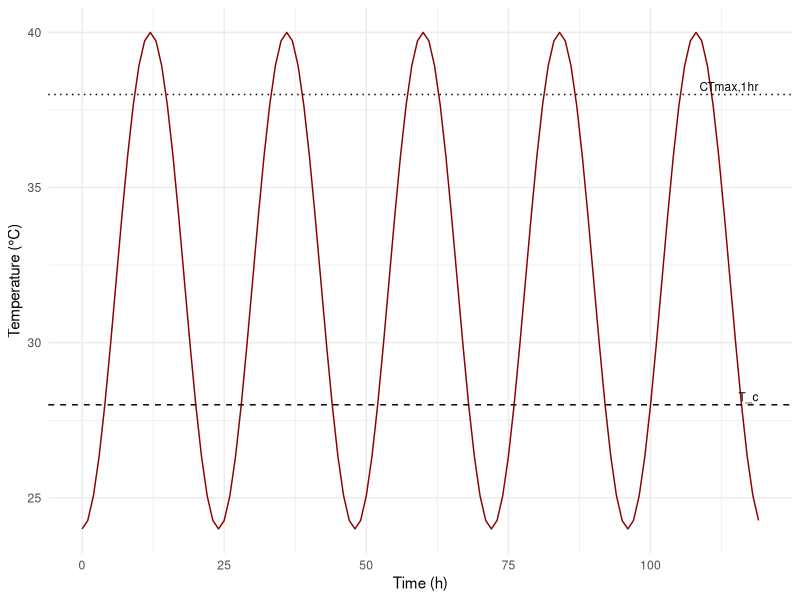
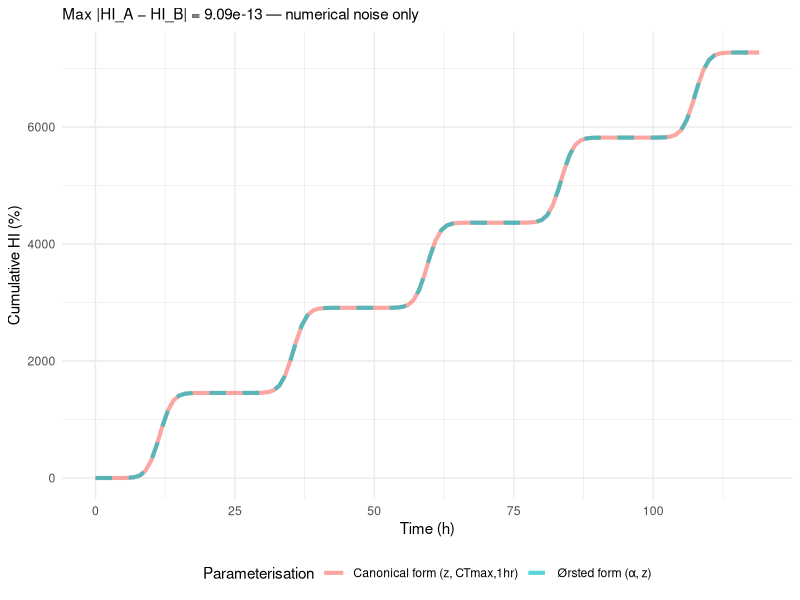
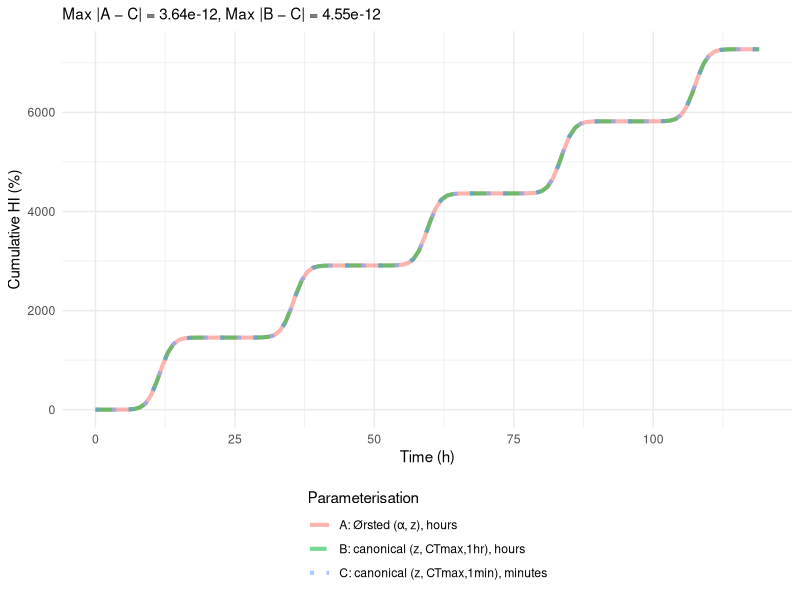

Write the R code that produced these figures, in order.
## ---- chunk 1
#| label: hi-equivalence-setup
#| message: false
#| warning: false

library(ggplot2)
library(dplyr)
library(tidyr)

# --- Synthetic hourly temperature: 5 days, sinusoidal diurnal cycle -----
hours    <- 0:(24 * 5 - 1)
T_series <- 32 + 8 * sin(2 * pi * (hours - 6) / 24)   # range 24–40 °C, peaks at noon

# --- TDT parameters for a hypothetical organism ---------------------------
z         <- 4    # thermal sensitivity (°C per 10-fold change in LT50)
CT_max_1h <- 38   # 1-hour static critical limit (°C)
T_c       <- 28   # critical temperature below which no injury accrues

# --- Form A (Ørsted, α, −1/z), time in hours ----------------------------
# log10(LT50)(T) = α − T/z, with α calibrated so LT50(CT_max_1h) = 1 h:
# 0 = α − CT_max_1h/z  ⇒  α = CT_max_1h/z
alpha_hr <- CT_max_1h / z
rate_A   <- ifelse(T_series > T_c,
                   100 / 10 ^ (alpha_hr - T_series / z),
                   0)
HI_A     <- cumsum(rate_A * 1)     # Δi = 1 h

# --- Form B (canonical, z and CT_max_1h), time in hours -----------------
rate_B <- ifelse(T_series > T_c,
                 100 * 10 ^ ((T_series - CT_max_1h) / z),
                 0)
HI_B   <- cumsum(rate_B * 1)

# --- Numerical equivalence check ----------------------------------------
max_abs_diff <- max(abs(HI_A - HI_B))
sprintf("Max |HI_A − HI_B| over 5-day series: %.3e", max_abs_diff)
## ---- chunk 2
#| label: fig-hi-eq-temperature
#| fig-cap: "Hourly temperature trace (synthetic). Dotted line is $CT_{max_{1\\text{hr}}} = 38$ °C; dashed line is $T_c = 28$ °C, below which no heat injury accrues."
#| fig-height: 2.6

ggplot(tibble(hour = hours, T = T_series), aes(hour, T)) +
  geom_line(colour = "darkred") +
  geom_hline(yintercept = CT_max_1h, linetype = "dotted") +
  geom_hline(yintercept = T_c,       linetype = "dashed") +
  annotate("text", x = max(hours), y = CT_max_1h,
           label = "CTmax,1hr", hjust = 1, vjust = -0.4, size = 3) +
  annotate("text", x = max(hours), y = T_c,
           label = "T_c",       hjust = 1, vjust = -0.4, size = 3) +
  labs(x = "Time (h)", y = "Temperature (°C)") +
  theme_minimal(base_size = 11)
## ---- chunk 3
#| label: fig-hi-eq-overlay
#| fig-cap: "Cumulative HI under Ørsted's $(\\alpha, z)$ form and the canonical $(z, CT_{max_{1\\text{hr}}})$ form. The two curves overlap exactly — they are the same equation in different parameter labels."
#| fig-height: 3.0

df <- tibble(
  hour                              = hours,
  `Ørsted form (α, z)`              = HI_A,
  `Canonical form (z, CTmax,1hr)`   = HI_B
) |>
  pivot_longer(c(`Ørsted form (α, z)`, `Canonical form (z, CTmax,1hr)`),
               names_to  = "Parameterisation",
               values_to = "HI")

ggplot(df, aes(hour, HI,
               colour    = Parameterisation,
               linetype  = Parameterisation)) +
  geom_line(linewidth = 1.4, alpha = 0.65) +
  scale_linetype_manual(values = c("solid", "dashed")) +
  labs(x = "Time (h)", y = "Cumulative HI (%)",
       subtitle = sprintf("Max |HI_A − HI_B| = %.2e — numerical noise only",
                          max_abs_diff)) +
  theme_minimal(base_size = 11) +
  theme(legend.position = "bottom")
## ---- chunk 4
#| label: hi-equivalence-sim-1min
#| message: false
#| warning: false

# Form C: canonical with CT_max_1min, integration in minutes
CT_max_1min <- CT_max_1h + z * log10(60)        # ≈ 45.108 °C

# Resample temperature to minute resolution (constant within each hour)
T_series_min <- rep(T_series, each = 60)
above_Tc_min <- T_series_min > T_c

rate_C    <- ifelse(above_Tc_min,
                    100 * 10 ^ ((T_series_min - CT_max_1min) / z),  # %/min
                    0)
HI_C_min  <- cumsum(rate_C * 1)                  # Δi = 1 min

# Sample HI_C at end-of-hour boundaries to align with hourly HI_A and HI_B.
# HI_C_min[60·k] is HI accumulated through the end of hour k, which is what
# cumsum(rate_A * 1)[k] = HI_A[k] also represents — so the alignment is direct.
HI_C <- HI_C_min[seq(60, length(T_series_min), by = 60)]

# Numerical comparison across all three forms
max_abs_diff_AC <- max(abs(HI_A - HI_C))
max_abs_diff_BC <- max(abs(HI_B - HI_C))

sprintf("CT_max_1min derived: %.3f °C", CT_max_1min)
sprintf("Max |HI_A − HI_C|: %.3e", max_abs_diff_AC)
sprintf("Max |HI_B − HI_C|: %.3e", max_abs_diff_BC)
## ---- chunk 5
#| label: fig-hi-eq-three-forms
#| fig-cap: "Cumulative HI under three parameterisations of the same TDT line: Ørsted's $(\\alpha, z)$ form, the canonical $(z, CT_{max_{1\\text{hr}}})$ form, and the canonical $(z, CT_{max_{1\\text{min}}})$ form integrated in minutes. All three curves overlap exactly because they describe the same line."
#| fig-height: 3.0

df3 <- tibble(
  hour                                            = hours,
  `A: Ørsted (α, z), hours`                       = HI_A,
  `B: canonical (z, CTmax,1hr), hours`            = HI_B,
  `C: canonical (z, CTmax,1min), minutes`         = HI_C
) |>
  pivot_longer(-hour, names_to = "Parameterisation", values_to = "HI")

ggplot(df3, aes(hour, HI,
                colour    = Parameterisation,
                linetype  = Parameterisation)) +
  geom_line(linewidth = 1.4, alpha = 0.55) +
  scale_linetype_manual(values = c("solid", "dashed", "dotted")) +
  labs(x = "Time (h)", y = "Cumulative HI (%)",
       subtitle = sprintf("Max |A − C| = %.2e, Max |B − C| = %.2e",
                          max_abs_diff_AC, max_abs_diff_BC)) +
  theme_minimal(base_size = 11) +
  theme(legend.position = "bottom",
        legend.direction = "vertical")
